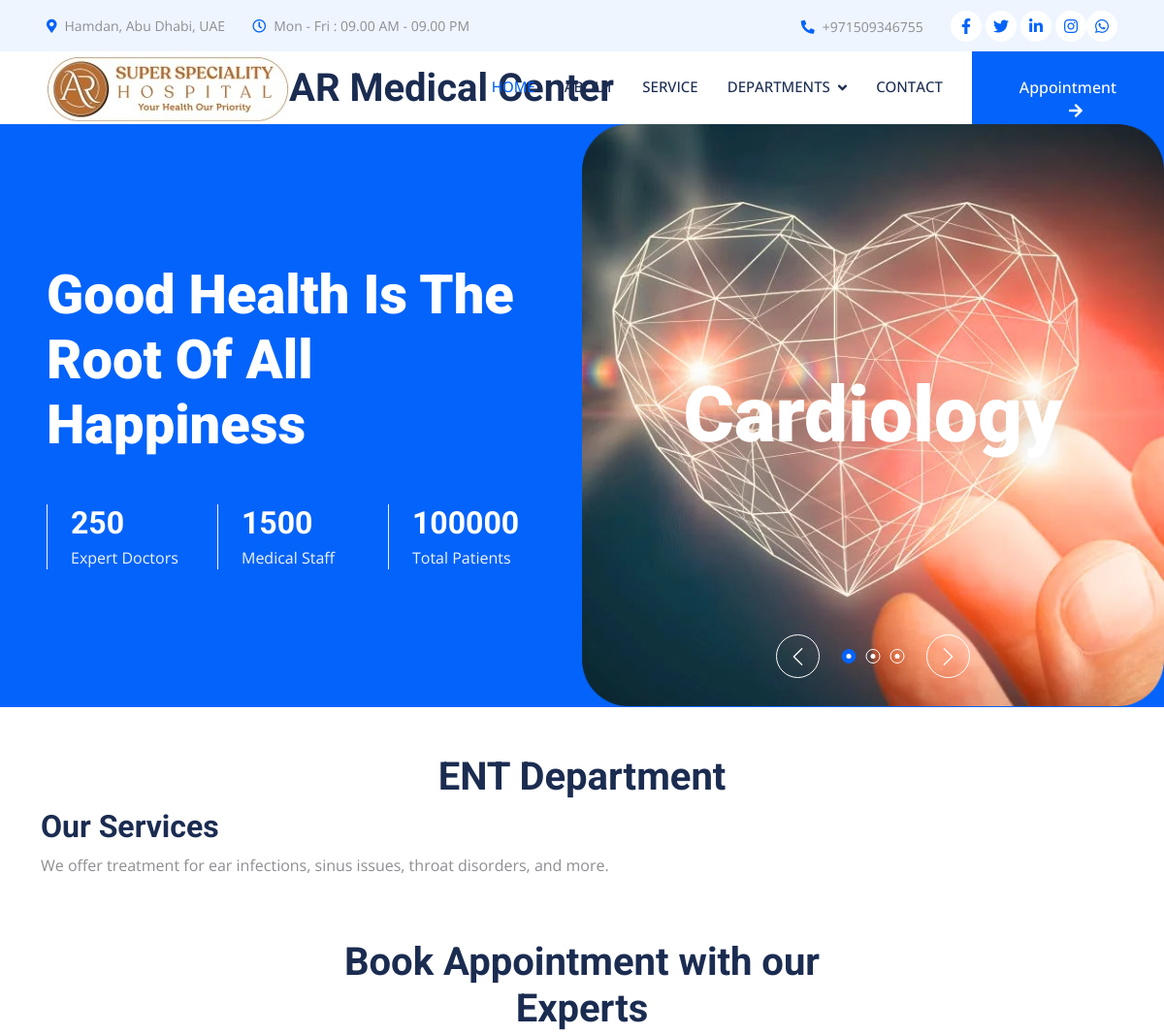
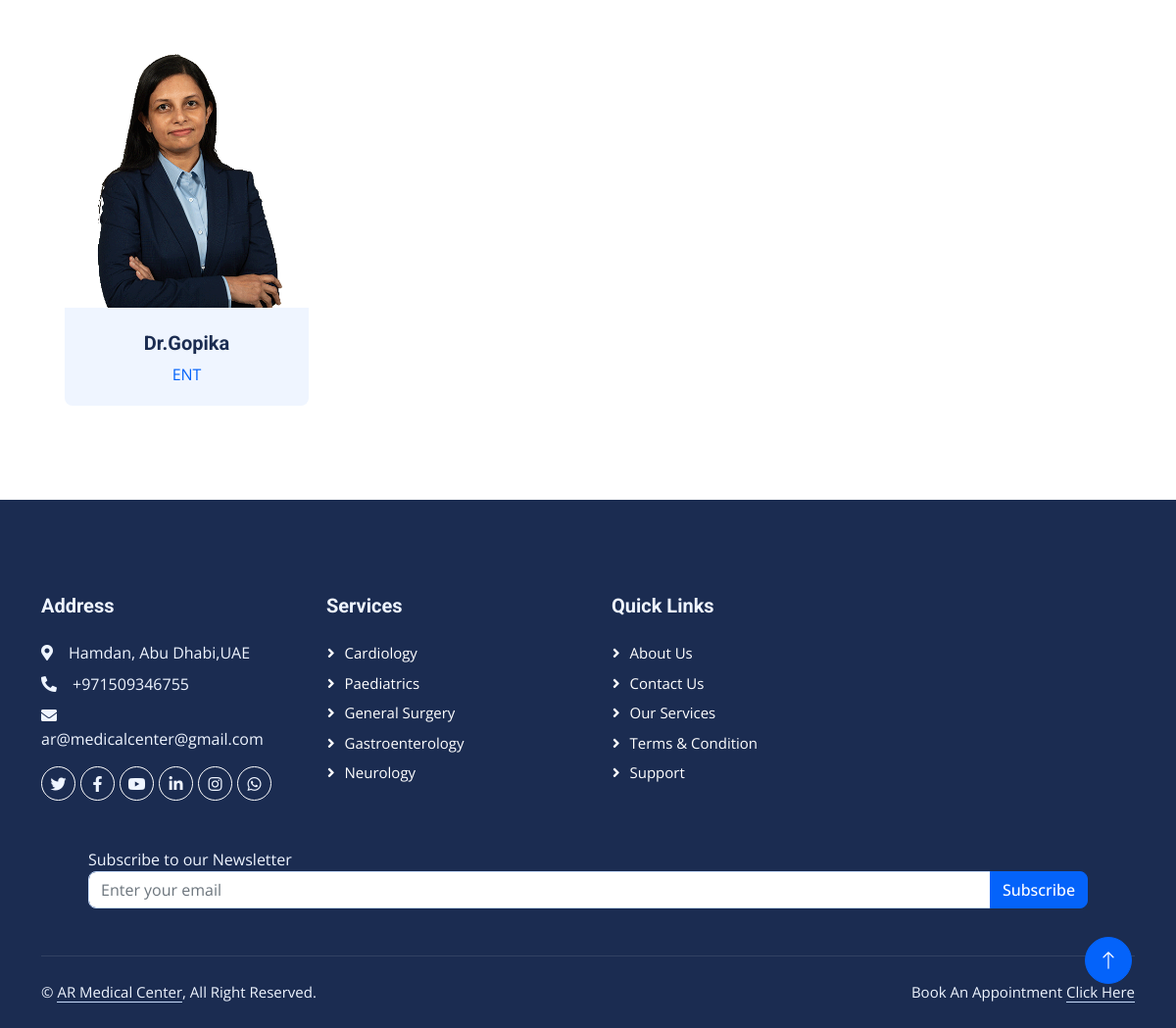
Screenshot of /ent/ with the database file from the repository (2 pictures, top to bottom).
### home/models.py (models this page shows, shortened)
class Doctor(models.Model):
    doc_name=models.CharField(max_length=25)
    doc_dep=models.ForeignKey(Department,on_delete=models.CASCADE)
    doc_pic=models.ImageField(upload_to='doctors/')
    doc_face_book=models.URLField(null=True,blank=True)
    doc_twitter=models.URLField(null=True,blank=True)
    doc_insta=models.URLField(null=True,blank=True)
    class Meta:
        verbose_name="Doctors"
        verbose_name_plural="Doctors"

class Department(models.Model):
    dep_name=models.CharField(max_length=25)
    dep_des=models.TextField(max_length=500)
    def __str__(self):
        return self.dep_name
    class Meta:
        verbose_name="Departments"
        verbose_name_plural="Departments"

### home/views.py (the view)
# urls.py: path("ent/",views.ent,name="ent"),
def ent(request):
    doctor=Doctor.objects.filter(doc_dep__dep_name='ENT')
    context={'doctor':doctor}
    return render(request, 'ent.html',context)

### home/templates/ent.html (shortened to what this page needs)
{% extends "base.html" %}
{% block content %}
<body>
    <header>
        <h1 align="center">ENT Department</h1>
    </header>
    <div class="container">
        <div class="section">
            <h2>Our Services</h2>
            <p>We offer treatment for ear infections, sinus issues, throat disorders, and more.</p>
        </div>
        <div class="container-xxl py-5">
            <div class="container">
                <div class="text-center mx-auto mb-5 wow fadeInUp" data-wow-delay="0.1s" style="max-width: 600px;">
                    <h1>Book Appointment with our Experts</h1>
                </div>
                <div class="row g-4">
                    {% for doc in doctor %}
                    <div class="col-lg-3 col-md-6 wow fadeInUp" data-wow-delay="0.1s">
                        <div class="team-item position-relative rounded overflow-hidden">
                            <div class="overflow-hidden">
                                <img class="img-fluid" src="{{doc.doc_pic.url}}" alt="">
                            </div>
                            <div class="team-text bg-light text-center p-4">
                                <h5>{{doc.doc_name}}</h5>
                                <p class="text-primary">{{doc.doc_dep}}</p>
                            </div>
                        </div>
                    </div>
                    {% endfor %}
                </div>
            </div>
        </div>
    </div>
</body>
</html>
{% endblock content %}

### home/static/css/style.css (style rules this page uses)
:root { --primary: #0463FA; --light: #EFF5FF; --dark: #1B2C51; }
.team-item img { position: relative; top: 0; transition: .5s; }
.team-item .team-text { position: relative; height: 100px; transition: .5s; }

### rows the page displays
Doctor: doc_pic (picture), doc_name "Dr.Gopika", doc_dep "ENT"
